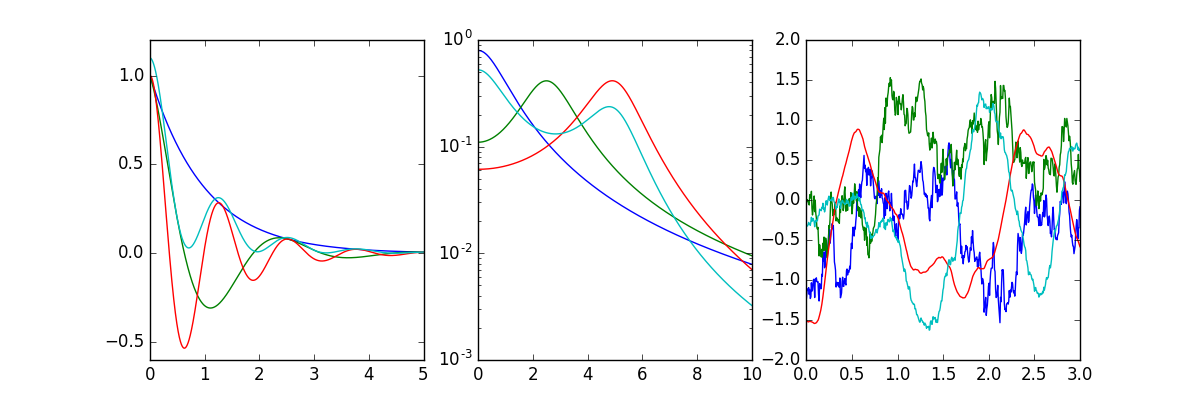

The Python source for this figure:
#!/usr/bin/env python
# -*- coding: utf-8 -*-

from __future__ import division, print_function
import numpy as np
import matplotlib.pyplot as plt

def kernel(terms, tau):
    k = np.zeros_like(tau)
    t = np.abs(tau)
    for a, b, c, d in terms:
        k += np.exp(-c*t)*(a*np.cos(d*t) + b*np.sin(d*t))
    return k

def psd(terms, omega):
    w2 = omega ** 2
    p = np.zeros_like(w2)
    for a, b, c, d in terms:
        p += np.sqrt(2.0 / np.pi) * (
            (a*c+b*d)*(c**2+d**2)+(a*c-b*d)*w2
        ) / (
            w2**2 + 2.0*(c**2-d**2)*w2+(c**2+d**2)**2
        )
    return p

tau = np.linspace(0, 5, 5000)
t = np.linspace(0, 3, 500)
omega = np.linspace(0, 10, 5000)
models = [
    [(1.0, 0.0, 1.0, 0.0), ],
    [(1.0, 0.0, 1.0, 2.5), ],
    [(1.0, 0.2, 1.0, 5.0), ],
    [(0.5, 0.2, 1.0, 5.0), (0.6, 0.0, 1.0, 0.0), ],
]

fig, axes = plt.subplots(1, 3, figsize=(12, 4))

for terms in models:
    axes[0].plot(tau, kernel(terms, tau))
    axes[1].plot(omega, psd(terms, omega))

    np.random.seed(42)
    K = kernel(terms, t[:, None] - t[None, :])
    y = np.random.multivariate_normal(np.zeros_like(t), K)
    axes[2].plot(t, y)

axes[1].set_yscale("log")

fig.savefig("kernel_psd.png")
